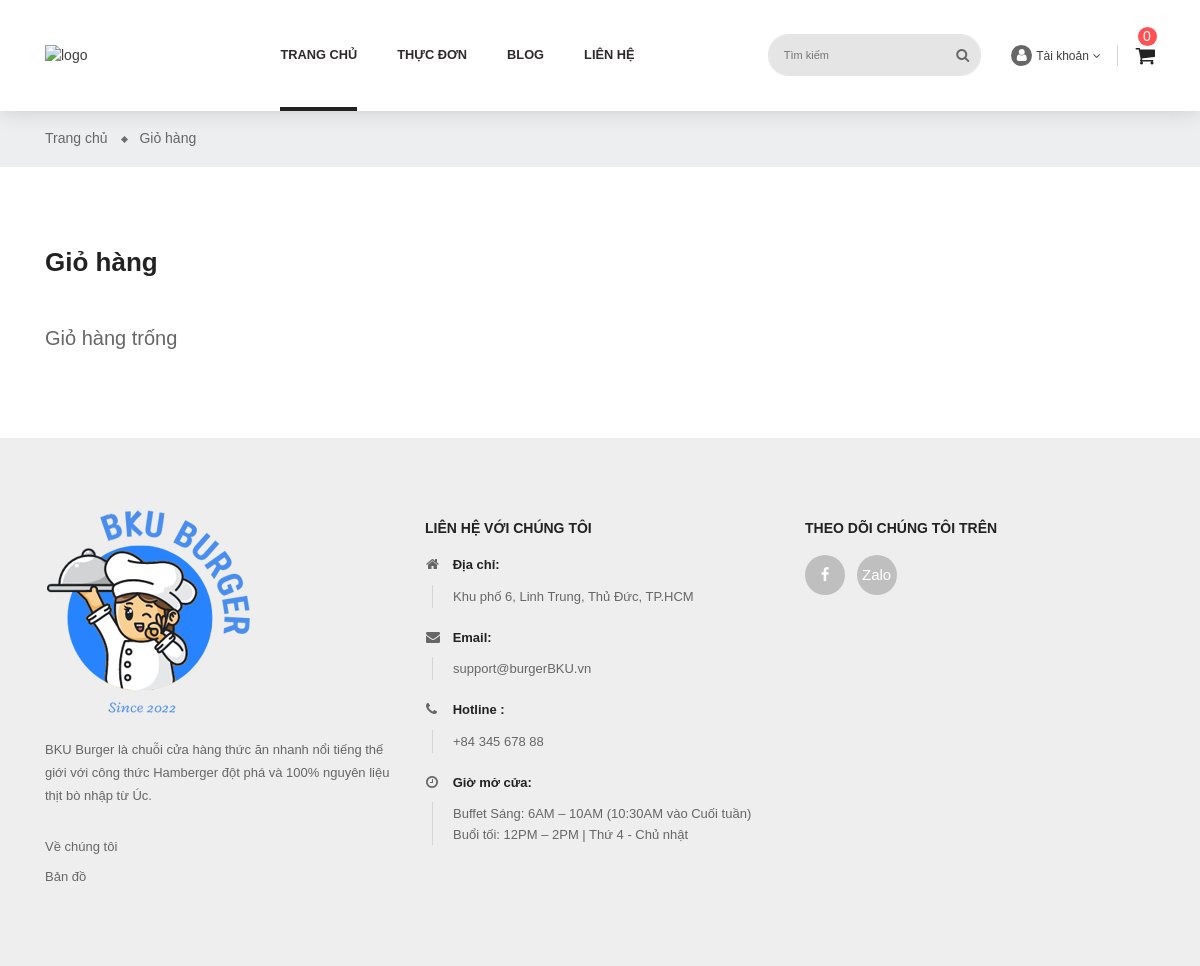
Screenshot of /gio-hang with the database file from the repository.
### tables this page shows
CREATE TABLE `contract_info` (
  `email` varchar(50) NOT NULL,
  `address` varchar(100) NOT NULL,
  `hotline` varchar(15) NOT NULL,
  `aboutus` text NOT NULL,
  `wedo` text NOT NULL
);

### mvc/core/Controller.php (called while the page is built, shortened)
<?php
class Controller{
    public function model($model){
        return new $model;
    }
    public function view($view, $data=[]){
        require_once "./mvc/views/".$view.".php";
    }
}
?>

### mvc/controllers/GioHang.php (called while the page is built, shortened)
<?php
class GioHang extends Controller
{
    function Default()
    {
        $model = $this->model('SanPhamModel');
        $categories = $model->GetCategory();
        $this->view('product-cart', [
            'view' => 0,
            'categories' => $categories,
        ]);
    }
}

### mvc/core/App.php (called while the page is built, shortened)
<?php
class App{
    protected $action="Default";
    function __construct(){
        $arr = $this->UrlProcess();
        $arr = $this->Check($arr);
        if( file_exists("./mvc/controllers/".$arr[0].".php") ){
            unset($arr[0]);
        }
        $this->controller = new $this->controller;
        $this->params = $arr?array_values($arr):[];
        call_user_func_array([$this->controller, $this->action], $this->params );
    }
    function UrlProcess(){
        if( isset($_GET["url"]) ){
            return explode("/", filter_var(trim($_GET["url"], "/")));
        }
    }
    function Check($arr) {
        $returnArr = array();
        switch ($arr[0]) {
            case 'gio-hang':
                array_push($returnArr, 'GioHang');
                break;
        }
        return $returnArr;
    }
}
?>

### index.php (called while the page is built, shortened)
<?php
$myApp = new App();
?>

### mvc/helper/getContractInfo.php (called while the page is built)
<?php
 $info = new Controller();
 $info= $info -> model('PublicInfoModel')->GetInfo();
?>

### mvc/core/DB.php (called while the page is built, shortened)
<?php
class DB {
    protected $host = '127.0.0.1';
    protected $user = 'root';
    protected $password = '';
    protected $database = 'bku_burger';
    public function __construct() {
        $this->con = mysqli_connect($this->host, $this->user, $this->password, $this->database, 3307);
    }
}

### mvc/models/PublicInfoModel.php (called while the page is built, shortened)
<?php
class PublicInfoModel extends DB {
    public function GetInfo()
    {
		$query = "SELECT * FROM contract_info";
        $result = $this -> con -> query($query);
        return mysqli_fetch_array($result, MYSQLI_ASSOC);
    }
}

### mvc/views/inc/header/desktop_menu.php (the view, shortened to what this page needs)
<div class="menu navbar collapse navbar-collapse d-flex align-items-center justify-content-center">
    <ul class="menu-top navbar-nav">
        <li <?=$data['view']==0?'class="nav-link"':''?> >
            <a href="<?=BASE_URL?>" class="parent">Trang chủ</a>
        </li>
        <li <?=$data['view']==2?'class="nav-link"':''?> >
            <a href="<?=BASE_URL.'san-pham/tat-ca-san-pham'?>" class="parent">Thực đơn</a>
        </li>
        <li <?=$data['view']==1?'class="nav-link"':''?>>
            <a href="#" class="parent">Blog</a>
        </li>
        <li <?=$data['view']==3?'class="nav-link"':''?> >
            <a href="<?=BASE_URL.'lien-he'?>" class="parent">Liên hệ</a>
        </li>
    </ul>
</div>

### mvc/views/inc/footer.php (shortened to what this page needs)
<?php require_once "./mvc/helper/getContractInfo.php" ?>
<footer class="footer-one">
    <div class="inner-footer">
        <div class="container">
            <div class="footer-top col-lg-12 col-xs-12">
                <div class=" row">
                    <div class="nov-html col-lg-4 col-sm-12 col-xs-12">
                        <div class="block">
                            <div class="block-content">
                                <p class="logo-footer">
                                    <img src="<?= STATIC_URL ?>img/home/logo-mobile.png" alt="Noi that gia vuong logo">
                                </p>
                                <p class="content-logo">BKU Burger là chuỗi cửa hàng thức ăn nhanh nổi tiếng thế giới với công thức Hamberger đột phá và 100% nguyên liệu thịt bò nhập từ Úc.
                                </p>
                            </div>
                        </div>
                        <div class="block">
                            <div class="block-content">
                                <ul>
                                    <li>
                                        <a href="<?=BASE_URL?>lien-he">Về chúng tôi</a>
                                    </li>
                                    <li>
                                        <a href="https://goo.gl/maps/niwTmkfdncyyHz9a9">Bản đồ</a>
                                    </li>
                                </ul>
                            </div>
                        </div>
                    </div>
                    <div class="nov-html col-lg-4 col-sm-6">
                        <div class="block m-top">
                            <div class="title-block">
                                Liên hệ với chúng tôi
                            </div>
                            <div class="block-content">
                                <div class="contact-us">
                                    <div class="title-content">
                                        <i class="fa fa-home" aria-hidden="true"></i>
                                        <span>Địa chỉ:</span>
                                    </div>
                                    <div class="content-contact address-contact">
                                        <p>
                                            <?= $info['address'] ?>
                                        </p>
                                    </div>
                                </div>
                                <div class="contact-us">
                                    <div class="title-content">
                                        <i class="fa fa-envelope" aria-hidden="true"></i>
                                        <span>Email:</span>
                                    </div>
                                    <div class="content-contact mail-contact">
                                        <p>
                                            <?= $info['email'] ?>
                                        </p>
                                    </div>
                                </div>
                                <div class="contact-us">
                                    <div class="title-content">
                                        <i class="fa fa-phone" aria-hidden="true"></i>
                                        <span>Hotline :</span>
                                    </div>
                                    <div class="content-contact phone-contact">
                                        <p>
                                            <?= $info['hotline'] ?>
                                        </p>
                                    </div>
                                </div>
                                <div class="contact-us">
                                    <div class="title-content">
                                        <i class="fa fa-clock-o" aria-hidden="true"></i>
                                        <span>Giờ mở cửa:</span>
                                    </div>
                                    <div class="content-contact hours-contact">
                                        <p>Buffet Sáng: 6AM – 10AM (10:30AM vào Cuối tuần)</p>
                                        <span>Buổi tối: 12PM – 2PM | Thứ 4 - Chủ nhật </span>
                                    </div>
                                </div>
                            </div>
                        </div>
                    </div>
                    <div class="tiva-modules col-lg-4 col-md-6">
                        <div class="block m-top">
                            <div class="block-content">
                                <div class="social-content">
                                    <div class="title-block">
                                        Theo dõi chúng tôi trên
                                    </div>
                                    <div id="social-block">
                                        <div class="social">
                                            <ul class="list-inline mb-0 justify-content-end">
                                                <li class="list-inline-item mb-0">
                                                    <a href="" target="_blank">
                                                        <i class="fa fa-facebook"></i>
                                                    </a>
                                                </li>
                                                <li class="list-inline-item mb-0">
                                                    <a href="" target="_blank">
                                                        <span>Zalo</span>
                                                    </a>
                                                </li>
                                            </ul>
                                        </div>
                                    </div>
                                </div>
                            </div>
                        </div>
                    </div>
                </div>
            </div>
        </div>
    </div>
</footer>

### rows the page displays
contract_info: address "Khu phố 6, Linh Trung, Thủ Đức, TP.HCM", email "support@burgerBKU.vn", hotline "+84 345 678 88"
